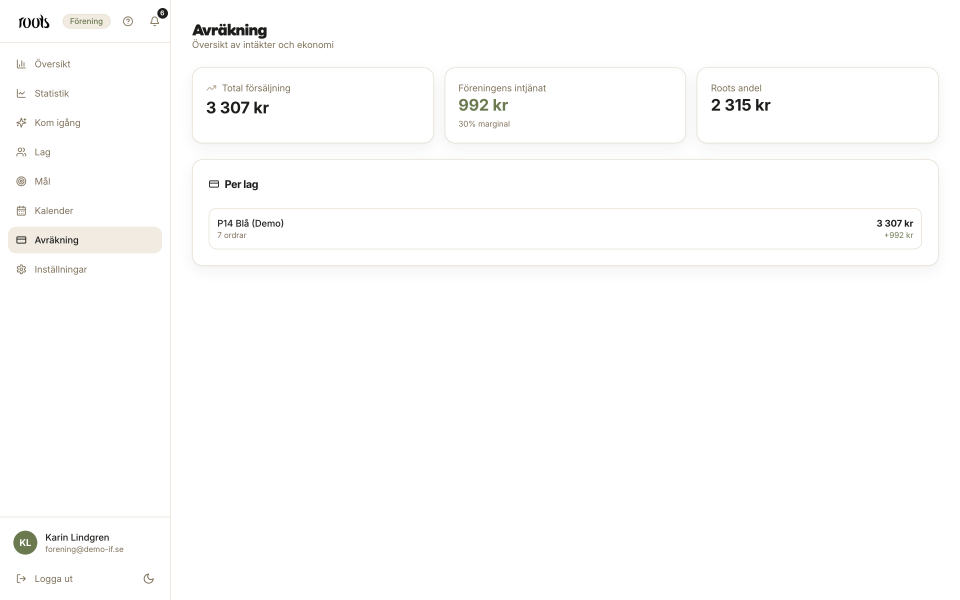
#> input picture docs/presentations/_assets/skarm/forening-avrakning.png, 2880 x 1800 px, given in place of roots-logo-black.png, which was not available (shown at 1/3 size)
$ python build_foreningspitch.py
#> lines starting #> are read from the running program, lines starting #| are printed output that depends on the picture; after the words box and inside, x2 and y2 are one past the last pixel; in counts of white or black regions, pixels touching at a corner belong together
"""Bygger föreningspitchen (index.html) till ~/Desktop/Roots-Foreningspitch.

Källor: docs/presentations/foreningspitch/{index.html,css,js}.
Typsnitt subsettas till woff2 (kräver fonttools+brotli, ange python via FT_PY).
Paketeras med Brandbook-agentens verktyg/paketera.sh till en enkelfil + zip.

    python3 docs/presentations/build_foreningspitch.py
"""
from __future__ import annotations

import os
import shutil
import subprocess
from pathlib import Path

from PIL import Image, ImageChops, ImageDraw

ROOT = Path(__file__).resolve().parents[2]
SRC = ROOT / "docs/presentations/foreningspitch"
PUB = ROOT / "apps/web/public"
SKARM = ROOT / "docs/presentations/_assets/skarm"
OUT = Path.home() / "Desktop/Roots-Foreningspitch"
AGENT = Path.home() / (
    "Library/Mobile Documents/com~apple~CloudDocs/GENBERG kodning 2025/"
    "Agent skript/Brandbook-agent"
)
FT_PY = os.environ.get("FT_PY", "/tmp/ftenv/bin/python")

INK = (29, 29, 27)
UNICODES = (
    "U+0020-007E,U+00A0-00FF,U+2009,U+2013-2014,U+2018-201D,U+2026,"
    "U+202F,U+2190-2193,U+2212,U+2248"
)
FONTS = {
    "AlanSans-SemiBold": PUB / "fonts/alan-sans/AlanSans-SemiBold.ttf",
    "AlanSans-Medium": PUB / "fonts/alan-sans/AlanSans-Medium.ttf",
    "Inter-Regular": PUB / "fonts/inter/Inter_18pt-Regular.ttf",
    "Inter-Medium": PUB / "fonts/inter/Inter_18pt-Medium.ttf",
    "Inter-Italic": PUB / "fonts/inter/Inter_18pt-Italic.ttf",
}


def fonts(dst: Path) -> None:
    dst.mkdir(parents=True, exist_ok=True)
    for name, src in FONTS.items():
        subprocess.run(
            [FT_PY, "-m", "fontTools.subset", str(src),
             f"--unicodes={UNICODES}", "--flavor=woff2",
             "--layout-features=kern,liga,calt,tnum,case",
             f"--output-file={dst / (name + '.woff2')}"],
            check=True,
        )
#> (the call stopped at in fonts, `subprocess.run( [FT_PY, "-m", "fontTools.subset", str(src), f"--unicod..`: subprocess is not available in this run)


def ink_on_alpha(alpha: Image.Image) -> Image.Image:
    im = Image.new("RGBA", alpha.size, INK + (0,))
    im.putalpha(alpha)
    return im.crop(alpha.getbbox())


def logo(dst: Path) -> None:
    alpha = Image.open(PUB / "brand/roots-logo-black.png").convert("RGBA").getchannel("A")
#> alpha: PIL image 2880x1800 L; every value is 255
    ink = ink_on_alpha(alpha)
    ink.thumbnail((440, 440), Image.LANCZOS)
    ink.save(dst / "logo.png", optimize=True)


def symbol(dst: Path) -> None:
    """Skottet är urtaget ur symbolens svarta cirkel; det blir en egen mask."""
    src = Image.open(PUB / "brand/roots-symbol-black.png").convert("RGBA")
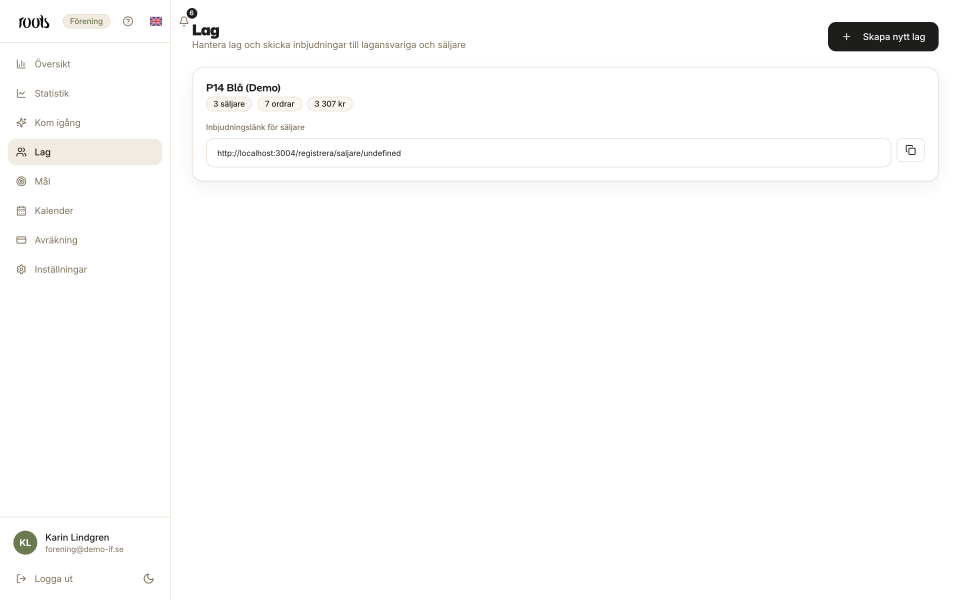
#> input picture docs/presentations/_assets/skarm/forening-lag.png, 2880 x 1800 px, given in place of roots-symbol-black.png, which was not available (shown at 1/3 size)
    alpha = src.getchannel("A")
    x0, y0, x1, y1 = alpha.getbbox()
#> x0 = 0; y0 = 0; x1 = 2880; y1 = 1800
    disc = Image.new("L", src.size, 0)
#> disc: PIL image 2880x1800 L; every value is 0
    inset = (x1 - x0) * 0.02
#> inset = 57.6
    ImageDraw.Draw(disc).ellipse((x0 + inset, y0 + inset, x1 - inset, y1 - inset), fill=255)
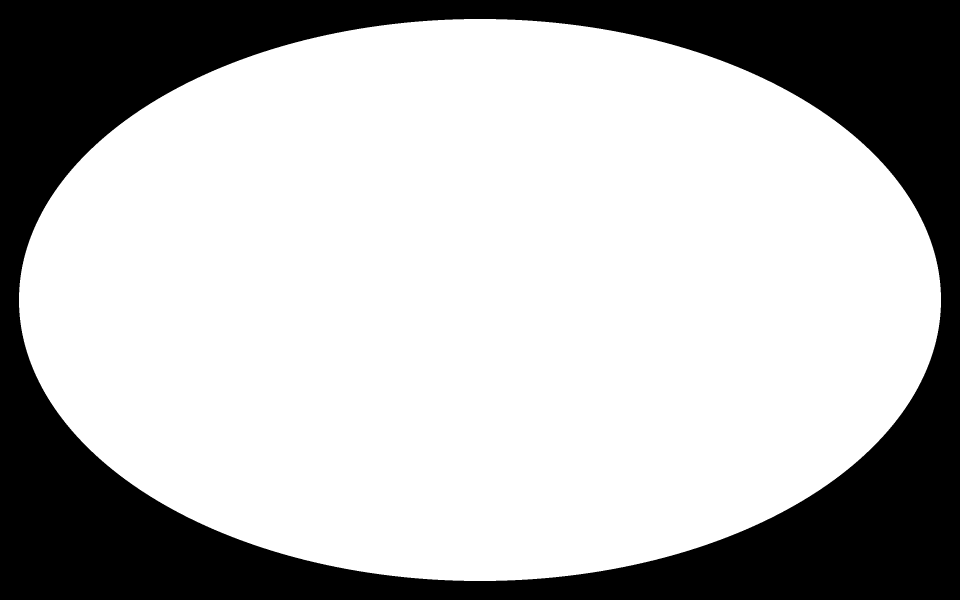
#> disc: PIL image 2880x1800 L (shown at 1/3 size); 70.6% white; 1 black region, box (x1, y1, x2, y2) and area: (0, 0, 2880, 1800) 1521564
    sprout = ink_on_alpha(ImageChops.subtract(disc, alpha))
    sprout.thumbnail((240, 240), Image.LANCZOS)
#> sprout: PIL image 240x150 RGBA; every value is 0
    sprout.save(dst / "skott.png", optimize=True)

    fav = src.crop((x0, y0, x1, y1))
    fav.thumbnail((128, 128), Image.LANCZOS)
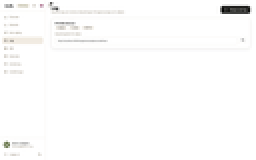
#> fav: PIL image 128x80 RGBA (shown 2 times larger); mean R, G, B, A 252.2, 252, 251.7, 255
    fav.save(dst / "symbol.png", optimize=True)


def crop_ratio(im: Image.Image, ratio: float, cx: float = .5, cy: float = .5, zoom: float = 1.0) -> Image.Image:
#> called with ratio = 2, cx = 0.5, cy = 0.56, zoom = 1
    w, h = im.size
#> w = 2880; h = 1800
    cw = min(w, h * ratio) / zoom
#> cw = 2880
    ch = cw / ratio
#> ch = 1440
    left = min(max(0, w * cx - cw / 2), w - cw)
#> left = 0
    top = min(max(0, h * cy - ch / 2), h - ch)
#> top = 288
    return im.crop((round(left), round(top), round(left + cw), round(top + ch)))
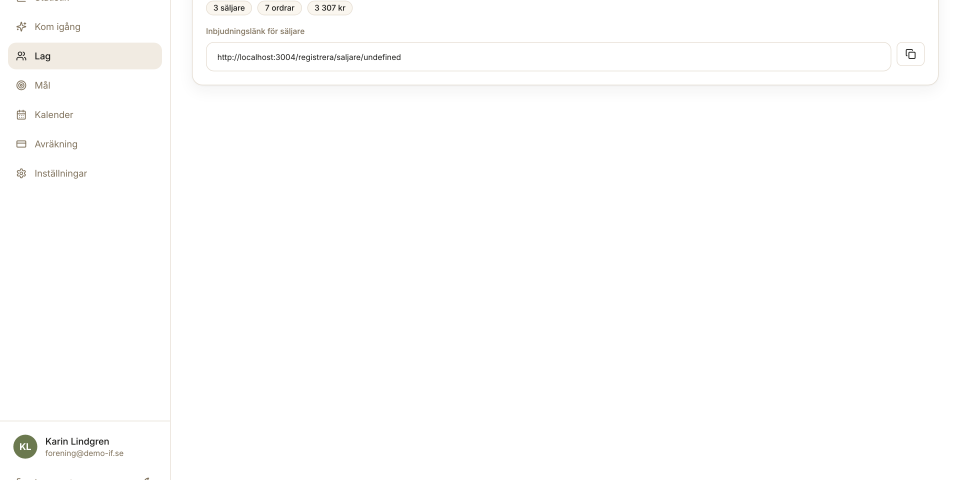
#> returned value: PIL image 2880x1440 RGB (shown at 1/3 size); mean R, G, B 253.8, 253.7, 253.5


def extend_to_portrait(im: Image.Image) -> Image.Image:
    """3:4 utan att skära flaskor: studiobakgrunden förlängs uppåt och nedåt."""
    w, h = im.size
    th = round(w * 4 / 3)
    top = (th - h) // 2
    out = Image.new("RGB", (w, th))
    out.paste(im.crop((0, 0, w, 1)).resize((w, top)), (0, 0))
    out.paste(im, (0, top))
    out.paste(im.crop((0, h - 1, w, h)).resize((w, th - h - top)), (0, top + h))
    return out


def jpg(im: Image.Image, path: Path, max_w: int) -> None:
#> called with max_w = 1600
    im = im.convert("RGB")
    if im.width > max_w:
        im = im.resize((max_w, round(im.height * max_w / im.width)), Image.LANCZOS)
#> im: PIL image 1600x800 RGB
    im.save(path, "JPEG", quality=84, optimize=True, progressive=True)


def images(dst: Path) -> None:
    img = PUB / "images"
    jpg(crop_ratio(Image.open(img / "roots-home-hero-s.jpg"), 2.0, cy=.56), dst / "fig1-paket.jpg", 1600)
#> (the run stopped early here; a loop or call above may not have finished)
